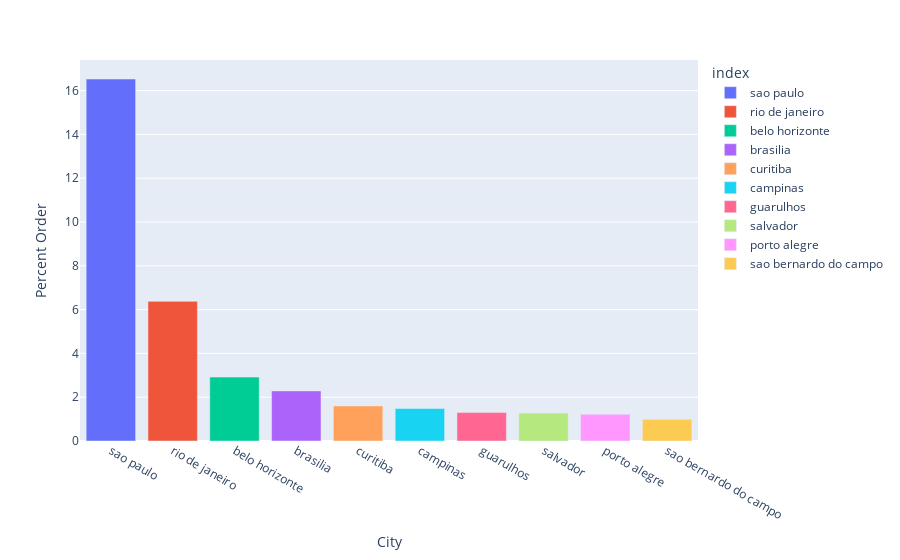

Here is the notebook cell this chart was saved with:
### Code cell
plt.figure(figsize=(8, 6))
df_price_cat = df_top_10_customer_city['customer_city'].value_counts()/len(passive['customer_city'])*100
pal = sns.color_palette('rocket_r', len(df_price_cat))
fig = px.bar(df_price_cat, x=df_price_cat.index, y= df_price_cat.values,color=df_price_cat.index)
fig.update_xaxes(title_text='City')
fig.update_yaxes(title_text='Percent Customers')
fig.show()

### Figure 1 — Plotly figure (JSON) as saved in the notebook; plotly's stock layout.template omitted (floating-point values rounded to 4 significant figures)
{"data": [{"alignmentgroup": "True", "hovertemplate": "index=%{x}<br>y=%{y}<extra></extra>", "legendgroup": "sao paulo", "marker": {"color": "#636efa", "pattern": {"shape": ""}}, "name": "sao paulo", "offsetgroup": "sao paulo", "orientation": "v", "showlegend": true, "textposition": "auto", "type": "bar", "x": ["sao paulo"], "xaxis": "x", "y": [16.53], "yaxis": "y"}, {"alignmentgroup": "True", "hovertemplate": "index=%{x}<br>y=%{y}<extra></extra>", "legendgroup": "rio de janeiro", "marker": {"color": "#EF553B", "pattern": {"shape": ""}}, "name": "rio de janeiro", "offsetgroup": "rio de janeiro", "orientation": "v", "showlegend": true, "textposition": "auto", "type": "bar", "x": ["rio de janeiro"], "xaxis": "x", "y": [6.377], "yaxis": "y"}, {"alignmentgroup": "True", "hovertemplate": "index=%{x}<br>y=%{y}<extra></extra>", "legendgroup": "belo horizonte", "marker": {"color": "#00cc96", "pattern": {"shape": ""}}, "name": "belo horizonte", "offsetgroup": "belo horizonte", "orientation": "v", "showlegend": true, "textposition": "auto", "type": "bar", "x": ["belo horizonte"], "xaxis": "x", "y": [2.919], "yaxis": "y"}, {"alignmentgroup": "True", "hovertemplate": "index=%{x}<br>y=%{y}<extra></extra>", "legendgroup": "brasilia", "marker": {"color": "#ab63fa", "pattern": {"shape": ""}}, "name": "brasilia", "offsetgroup": "brasilia", "orientation": "v", "showlegend": true, "textposition": "auto", "type": "bar", "x": ["brasilia"], "xaxis": "x", "y": [2.288], "yaxis": "y"}, {"alignmentgroup": "True", "hovertemplate": "index=%{x}<br>y=%{y}<extra></extra>", "legendgroup": "curitiba", "marker": {"color": "#FFA15A", "pattern": {"shape": ""}}, "name": "curitiba", "offsetgroup": "curitiba", "orientation": "v", "showlegend": true, "textposition": "auto", "type": "bar", "x": ["curitiba"], "xaxis": "x", "y": [1.601], "yaxis": "y"}, {"alignmentgroup": "True", "hovertemplate": "index=%{x}<br>y=%{y}<extra></extra>", "legendgroup": "campinas", "marker": {"color": "#19d3f3", "pattern": {"shape": ""}}, "name": "campinas", "offsetgroup": "campinas", "orientation": "v", "showlegend": true, "textposition": "auto", "type": "bar", "x": ["campinas"], "xaxis": "x", "y": [1.483], "yaxis": "y"}, {"alignmentgroup": "True", "hovertemplate": "index=%{x}<br>y=%{y}<extra></extra>", "legendgroup": "guarulhos", "marker": {"color": "#FF6692", "pattern": {"shape": ""}}, "name": "guarulhos", "offsetgroup": "guarulhos", "orientation": "v", "showlegend": true, "textposition": "auto", "type": "bar", "x": ["guarulhos"], "xaxis": "x", "y": [1.298], "yaxis": "y"}, {"alignmentgroup": "True", "hovertemplate": "index=%{x}<br>y=%{y}<extra></extra>", "legendgroup": "salvador", "marker": {"color": "#B6E880", "pattern": {"shape": ""}}, "name": "salvador", "offsetgroup": "salvador", "orientation": "v", "showlegend": true, "textposition": "auto", "type": "bar", "x": ["salvador"], "xaxis": "x", "y": [1.277], "yaxis": "y"}, {"alignmentgroup": "True", "hovertemplate": "index=%{x}<br>y=%{y}<extra></extra>", "legendgroup": "porto alegre", "marker": {"color": "#FF97FF", "pattern": {"shape": ""}}, "name": "porto alegre", "offsetgroup": "porto alegre", "orientation": "v", "showlegend": true, "textposition": "auto", "type": "bar", "x": ["porto alegre"], "xaxis": "x", "y": [1.22], "yaxis": "y"}, {"alignmentgroup": "True", "hovertemplate": "index=%{x}<br>y=%{y}<extra></extra>", "legendgroup": "sao bernardo do campo", "marker": {"color": "#FECB52", "pattern": {"shape": ""}}, "name": "sao bernardo do campo", "offsetgroup": "sao bernardo do campo", "orientation": "v", "showlegend": true, "textposition": "auto", "type": "bar", "x": ["sao bernardo do campo"], "xaxis": "x", "y": [0.9883], "yaxis": "y"}], "layout": {"barmode": "relative", "legend": {"title": {"text": "index"}, "tracegroupgap": 0}, "margin": {"t": 60}, "xaxis": {"anchor": "y", "categoryarray": ["sao paulo", "rio de janeiro", "belo horizonte", "brasilia", "curitiba", "campinas", "guarulhos", "salvador", "porto alegre", "sao bernardo do campo"], "categoryorder": "array", "domain": [0, 1], "title": {"text": "City"}}, "yaxis": {"anchor": "x", "domain": [0, 1], "title": {"text": "Percent Order"}}}}
